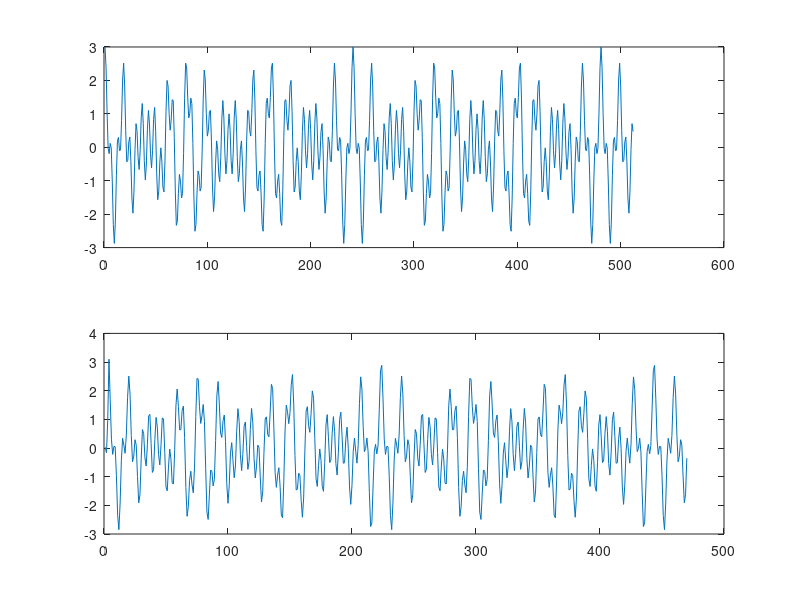

The MATLAB script that drew this image:
close all
clearvars
clc

Fs = 1;
N = 512;
t = 0:1/Fs:N-1/Fs;

w = pi ./ [8, 10, 3];
x = sum(cos(w' .* t));

L = 11;
M = 12;
x_up = zeros(1, length(x) * L);
x_up(1:L:end) = x;
cutoff = min([1/L, 1/M]);
h = fir1(63, cutoff);
x_i = L * filter(h, 1, x_up);
y = x_i(1:M:end);

figure(1);
subplot(2, 1, 1);
plot(x);
subplot(2, 1, 2);
plot(y);